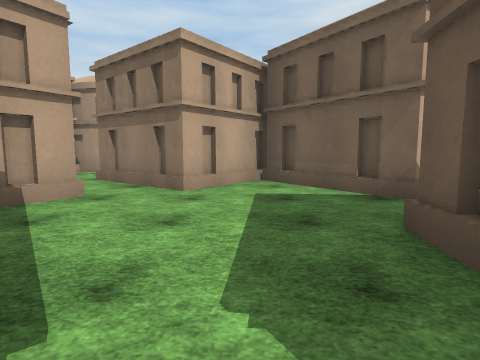
View 1 (above)

16 first-person views from a walk through a 3-D level made in the Unity game engine. The camera is 1.3 m above the floor, tilts 6° down and sees 80° across. The floor is counted in squares, 2 m on a side. Each view is taken from the middle of a square. On the plan, view 1 faces up. The plan holds only what a view shows up to about 9 squares ahead; the rest is blank. The place goes on beyond the plan. The player character is not drawn. Surface patterns are stand-ins for the level's own textures.

View 2
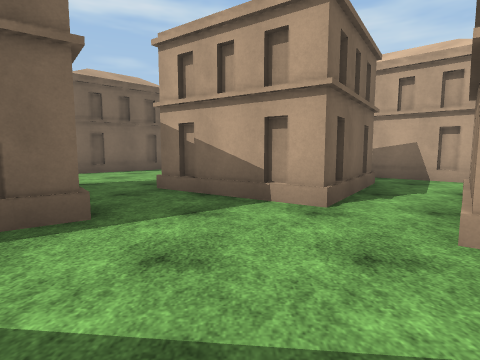

View 3
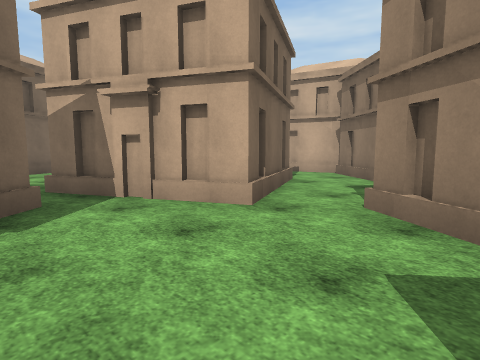

View 4
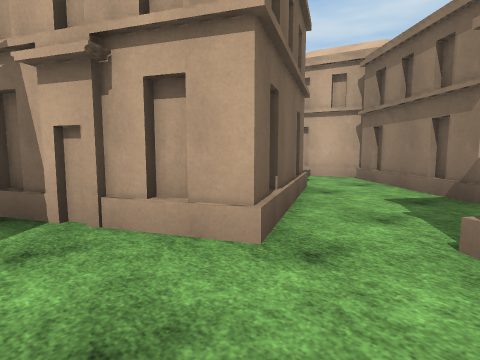

View 5
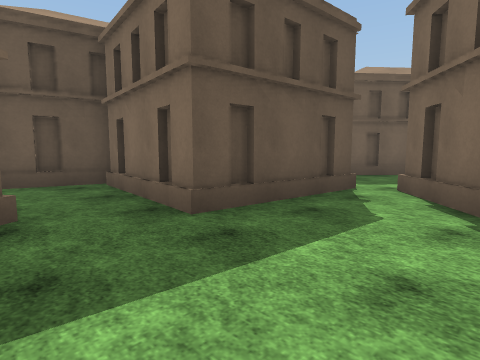

View 6
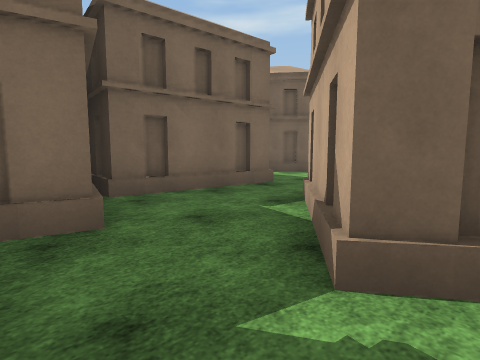

View 7
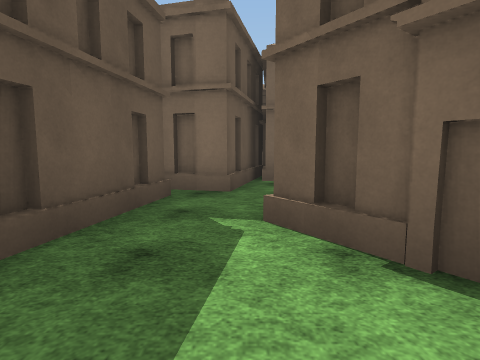

View 8
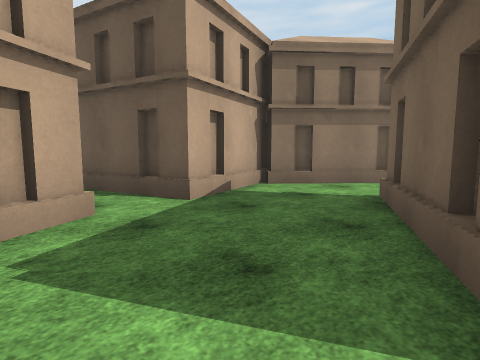

View 9
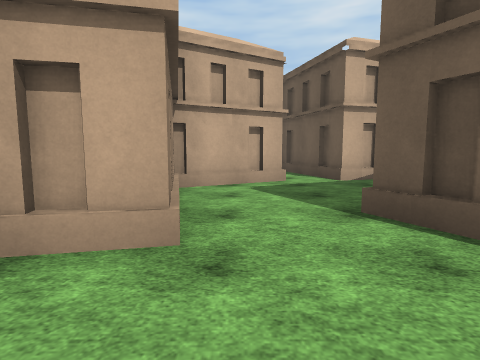

View 10
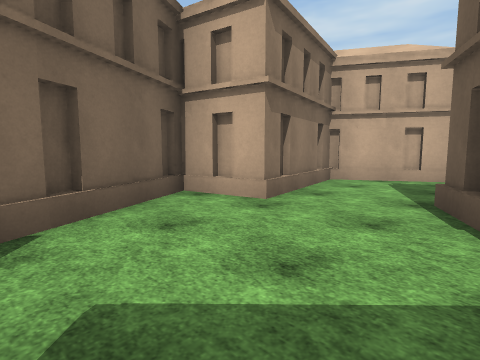

View 11
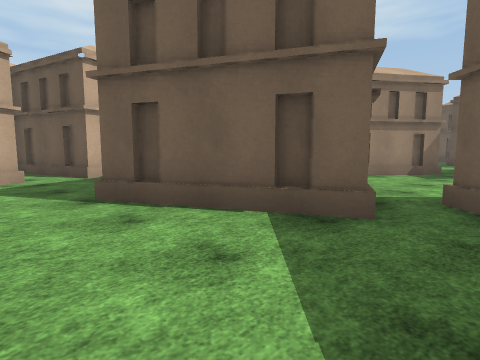

View 12
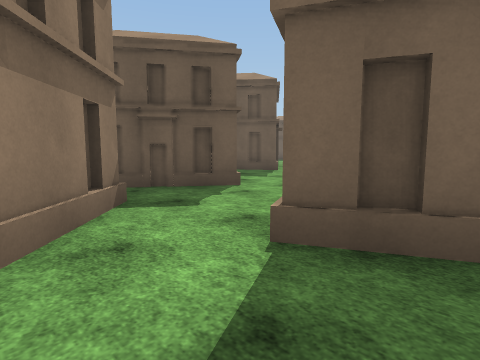

View 13
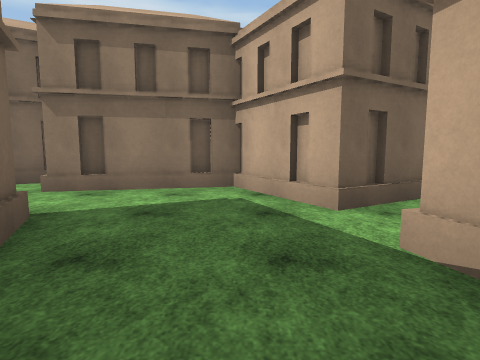

View 14
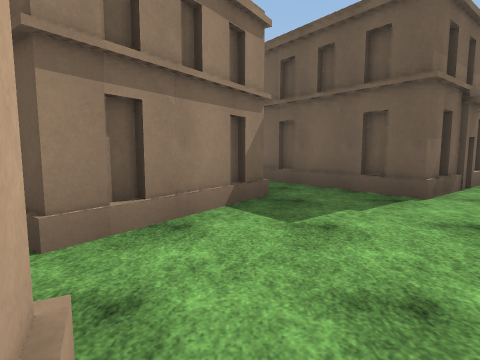

View 15
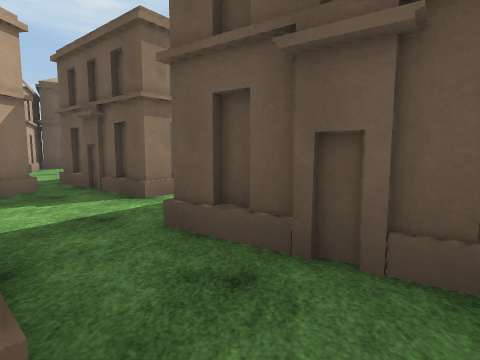

View 16
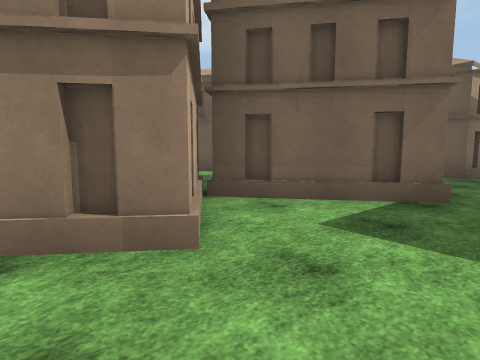

### Floor plan
Key: @ floor where view 1 was taken; # wall or solid block; . floor; B building.
Columns run from 15 left of view 1 to 7 right of it. Each row starts with its distance up from view 1.
 10    ##             ##
  9   # #    BB#
  8   ######  ##        .
  7  ##B#..###     ##  ...
  6  #......########B  #..#
  5  #....B...##..B..###..#
  4 ##..####..###....##..##
  3 #B..####.####.......B#
  2 #....##....B.....##B##
  1 ##...#.......B...####
  0  B....B....####@##

Where each view was taken, in squares from view 1:
view 1: 0 up, 0 right, facing up
view 2: 3 up, 1 right, facing left
view 3: 0 up, 5 left, facing up-left
view 4: 1 up, 6 left, facing up-left
view 5: 4 up, 1 left, facing down-right
view 6: 6 up, 6 right, facing down-left
view 7: 8 up, 5 right, facing down
view 8: 4 up, 13 left, facing up-right
view 9: 1 up, 13 left, facing up
view 10: 0 up, 11 left, facing up-left
view 11: 0 up, 13 left, facing up-right
view 12: 7 up, 10 left, facing down-right
view 13: 6 up, 9 left, facing left
view 14: 2 up, 8 left, facing right
view 15: 5 up, 7 left, facing right
view 16: 3 up, 2 left, facing up-right
